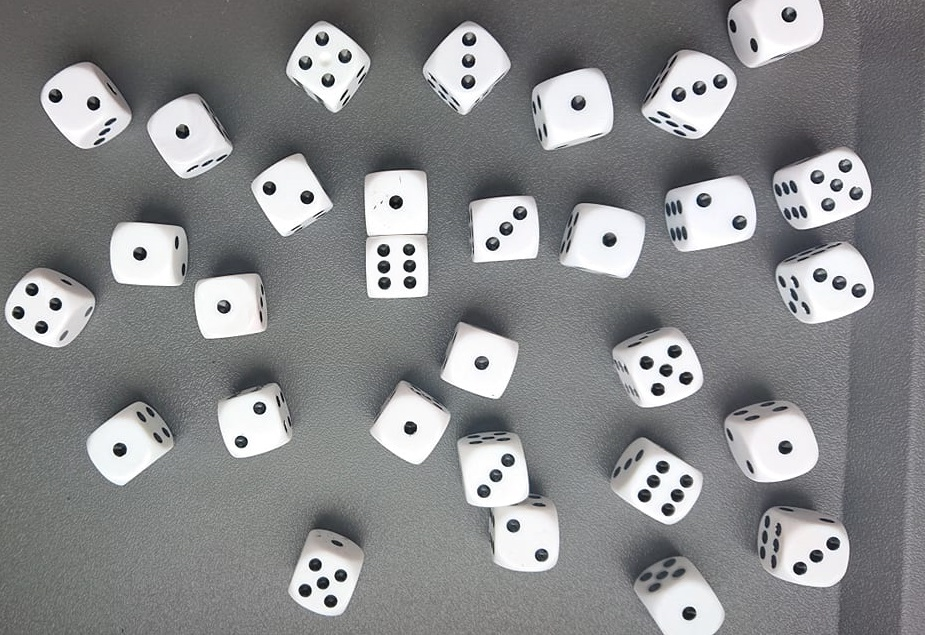
#> input picture photos/easy/10.jpg, 925 x 635 px
$ python main.py
#> lines starting #> are read from the running program, lines starting #| are printed output that depends on the picture; long printed decimals are rounded
import skimage.io
from skimage.feature import canny
from skimage.measure import regionprops
from skimage.morphology import label, dilation

import numpy as np
from math import dist
from matplotlib import pyplot as plt
import matplotlib.patches as mpatches


def check_shape(a, b, c, d, edge_tolerance):    #sprawdzanie, czy obiekt jest mniej wiecej kwadratem (w tym kołem)
    distance_ab = dist(a, b)  #gora
    distance_bc = dist(b, c)  #prawo
    distance_cd = dist(c, d)  #dol
    distance_da = dist(d, a)  #lewo
    average_distance = np.average([distance_ab, distance_bc, distance_cd, distance_da])
    if abs(distance_ab - average_distance)/average_distance < edge_tolerance:
        if abs(distance_bc - average_distance) / average_distance < edge_tolerance:
            if abs(distance_cd - average_distance) / average_distance < edge_tolerance:
                if abs(distance_da - average_distance) / average_distance < edge_tolerance:
                    return True
    return False


def check_area(area, expected_area, area_tolerance):
    if abs(area - expected_area) / expected_area < area_tolerance:
        return True
    return False


minr = 0
minc = 0
maxr = 0
maxc = 0
do_we_continue = True
minimum_size = 10
tolerance = 0.17
areas = [0]
items = []
circles = []
is_free = []
ones = []
twos = []
threes = []
fours = []
fives = []
sixes = []

filename = "photos/easy/10.jpg"
image = skimage.io.imread(filename, as_gray=True)
end_image = skimage.io.imread(filename)

edges = canny(image, sigma=3)       #sigma >=3
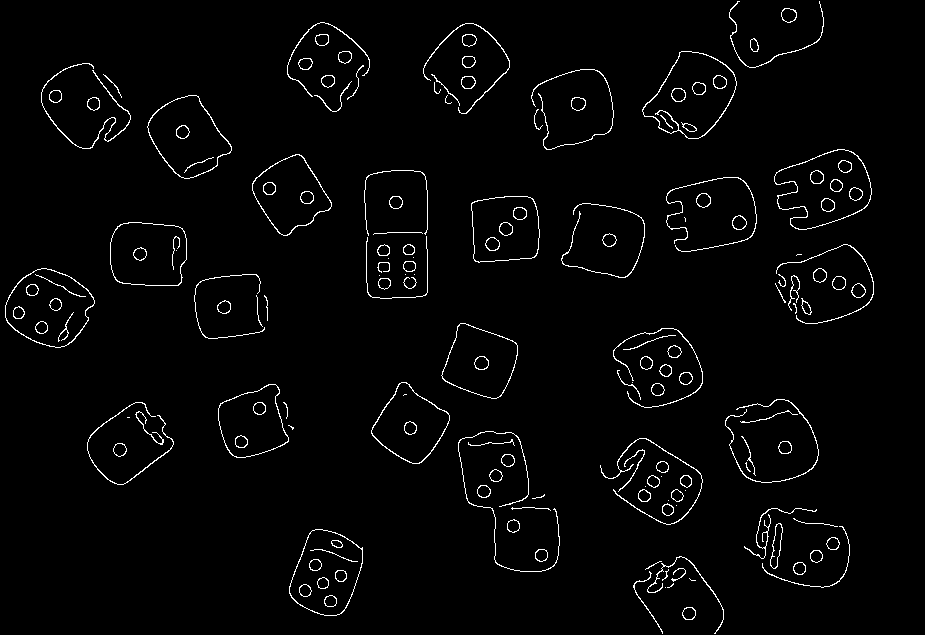
#> edges: shape (635, 925) bool; 2.4% white in thin lines or dots
edges_dilation = dilation(edges)
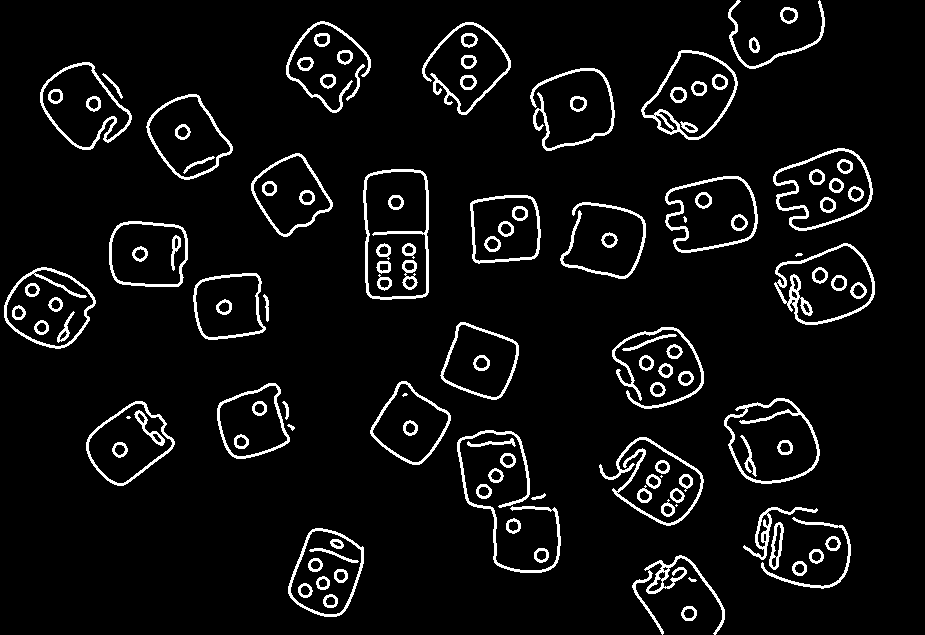
#> edges_dilation: shape (635, 925) bool; 6.1% white in thin lines or dots
fig, ax = plt.subplots()
label_image = label(edges_dilation, connectivity=1)
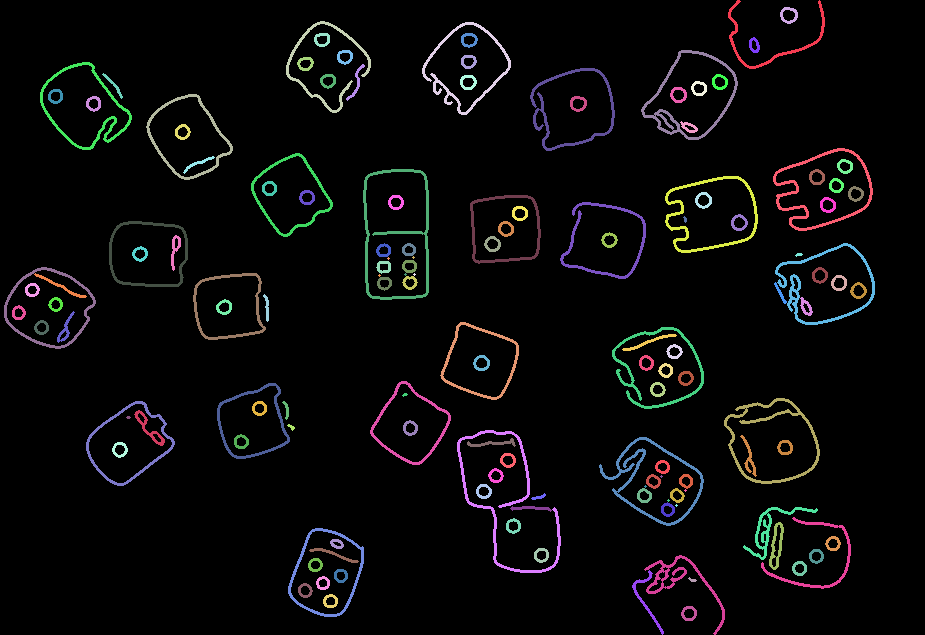
#> label_image: shape (635, 925) int32; 143 distinct labels, from 0 to 142; one colour per label, 0 black

for region in regionprops(label_image):
    minr, minc, maxr, maxc = region.bbox
    vertex_1 = [minc, minr]  # lewy-górny
    vertex_2 = [maxc, minr]  # prawy-górny
    vertex_3 = [maxc, maxr]  # prawy-dolny
    vertex_4 = [minc, maxr]  # lewy-dolny
    if region.area >= minimum_size:
        if check_shape(vertex_1, vertex_2, vertex_3, vertex_4, tolerance):
            areas.append(region.area)
            items.append(region)
#> this loop made 142 passes
#> (minr, minc, maxr, maxc, vertex_1, vertex_2, vertex_3, distance_ab in check_shape) on passes 1 to 7: (0, 728, 69, 825, [728, 0], [825, 0], [825, 69], 97), (7, 780, 24, 798, [780, 7], [798, 7], [798, 24], 18), (21, 286, 113, 371, [286, 21], [371, 21], [371, 113], 85), (22, 422, 115, 511, [422, 22], [511, 22], [511, 115], 89), (33, 314, 47, 330, [314, 33], [330, 33], [330, 47], 16), (33, 461, 48, 478, [461, 33], [478, 33], [478, 48], 17), (37, 749, 53, 760, [749, 37], [760, 37], [760, 53], 11)
            #rect = mpatches.Rectangle((minc, minr), maxc - minc, maxr - minr, fill=False, edgecolor='red', linewidth=2)
            #ax.add_patch(rect)
            #print("area: {}     centroid: {}".format(region.area, region.centroid))
areas = sorted(areas)
average_area = areas[int(len(areas)/2)-1]
print("Average area: {}".format(average_area))
#| Average area: 118.0

for item in items:
    minr, minc, maxr, maxc = item.bbox
    vertex_1 = [minc, minr]         #lewy-gorny
    vertex_2 = [maxc, minr]         #prawy-gorny
    vertex_3 = [maxc, maxr]         #prawy-dolny
    vertex_4 = [minc, maxr]         #lewy-dolny
    if item.area >= minimum_size:
        if check_area(item.area, average_area, tolerance):
            circles.append(item)
            #rect = mpatches.Rectangle((minc, minr), maxc - minc, maxr - minr, fill=False, edgecolor='red', linewidth=2)
            #ax.add_patch(rect)
            print("area: {}     centroid: {}".format(item.area, item.centroid))
#> this loop made 106 passes
#| area: 136.0     centroid: (14.662, 788.574)
#| area: 119.0     centroid: (39.118, 321.731)
#| area: 122.0     centroid: (39.516, 468.598)
#| area: 119.0     centroid: (56.487, 344.437)
#| area: 115.0     centroid: (61.148, 468.174)
#> (further printed lines are left out)


for i in range(len(circles)):
    is_free.append(True)
#> this loop made 75 passes

r = ((maxr-minr)/2 + (maxc-minc)/2)/2
print("Average r: {}".format(r))
#| Average r: 7.75
#sprawdzamy odleglosci pomiedzy poszczegolnymi oczkami
for i in range(0, len(circles)):        #5
    for j in range(0, len(circles)):
        if dist(circles[i].centroid, circles[j].centroid) < 7*r and do_we_continue and is_free[i] and is_free[j] and i != j:
            for k in range(0, len(circles)):
                if dist(circles[i].centroid, circles[k].centroid) < 7 * r and is_free[k] and k not in [i, j]:
                    for l in range(0, len(circles)):
                        if dist(circles[i].centroid, circles[l].centroid) < 7 * r and is_free[l] and l not in [i, j, k]:
                            for m in range(0, len(circles)):
                                if dist(circles[i].centroid, circles[m].centroid) < 7 * r and is_free[m] and m not in [i, j, k, l]:
                                    if abs((dist(circles[i].centroid, circles[j].centroid)) - 3.91*r)/(3.91*r) < tolerance:
                                        if abs((dist(circles[i].centroid, circles[k].centroid)) - 3.91*r)/(3.91*r) < tolerance:
                                            if abs((dist(circles[j].centroid, circles[l].centroid)) - 3.91*r)/(3.91*r) < tolerance:
                                                if abs((dist(circles[k].centroid, circles[l].centroid)) - 3.91*r)/(3.91*r) < tolerance:
                                                    if abs((dist(circles[i].centroid, circles[m].centroid)) - 2.77*r)/(2.77*r) < tolerance:
                                                        if abs((dist(circles[l].centroid, circles[m].centroid)) - 2.77 * r) / (2.77 * r) < tolerance:
                                                            is_free[i] = False
                                                            is_free[j] = False
                                                            is_free[k] = False
                                                            is_free[l] = False
                                                            is_free[m] = False
                                                            print("5    i: {}    j: {}   k: {}   l: {}   m: {}".format(i, j, k, l, m))
                                                            fives.append([circles[m].centroid])
                                                            if True not in is_free:
                                                                do_we_continue = False

tmp1 = []
tmp2 = []
for i in range(len(is_free)):
    if is_free[i]:
        tmp1.append(True)
        tmp2.append(circles[i])
is_free = list(tmp1)
circles = list(tmp2)

for i in range(0, len(circles)):        #6
    for j in range(0, len(circles)):
        if dist(circles[i].centroid, circles[j].centroid) < 7*r and do_we_continue and is_free[i] and is_free[j] and i != j:
            for k in range(0, len(circles)):
                if dist(circles[i].centroid, circles[k].centroid) < 7 * r and is_free[k] and k not in [i, j]:
                    for l in range(0, len(circles)):
                        if dist(circles[i].centroid, circles[l].centroid) < 7 * r and is_free[l] and l not in [i, j, k]:
                            for m in range(0, len(circles)):
                                if dist(circles[i].centroid, circles[m].centroid) < 7 * r and is_free[m] and m not in [i, j, k, l]:
                                    for n in range(0, len(circles)):
                                        if dist(circles[i].centroid, circles[n].centroid) < 7 * r and is_free[n] and n not in [i, j, k, l, m]:
                                            if abs((dist(circles[i].centroid, circles[j].centroid)) - 3.58*r)/(3.58*r) < tolerance:
                                                if abs((dist(circles[k].centroid, circles[l].centroid)) - 3.58*r)/(3.58*r) < tolerance:
                                                    if abs((dist(circles[m].centroid, circles[n].centroid)) - 3.58*r)/(3.58*r) < tolerance:
                                                        if abs((dist(circles[i].centroid, circles[m].centroid)) - 4.51*r)/(4.51*r) < tolerance:
                                                            if abs((dist(circles[j].centroid, circles[n].centroid)) - 4.51*r)/(4.51*r) < tolerance:
                                                                if abs((dist(circles[i].centroid, circles[n].centroid)) - 5.75 * r) / (5.75 * r) < tolerance:
                                                                    if abs((dist(circles[j].centroid, circles[m].centroid)) - 5.75 * r) / (5.75 * r) < tolerance:
                                                                        if abs((dist(circles[i].centroid, circles[k].centroid)) - 2.25 * r) / (2.25 * r) < tolerance:
                                                                            if abs((dist(circles[k].centroid, circles[m].centroid)) - 2.25 * r) / (2.25 * r) < tolerance:
                                                                                is_free[i] = False
                                                                                is_free[j] = False
                                                                                is_free[k] = False
                                                                                is_free[l] = False
                                                                                is_free[m] = False
                                                                                is_free[n] = False
                                                                                print("6    i: {}    j: {}   k: {}   l: {}   m: {}   n: {}".format(i, j, k, l, m, n))
                                                                                sixes.append([circles[k].centroid, circles[l].centroid])
                                                                                if True not in is_free:
                                                                                    do_we_continue = False
#> this loop made 60 passes
#| 6    i: 24    j: 25   k: 28   l: 27   m: 32   n: 31
#| 6    i: 46    j: 49   k: 48   l: 52   m: 51   n: 53

tmp1 = []
tmp2 = []
for i in range(len(is_free)):
    if is_free[i]:
        tmp1.append(True)
        tmp2.append(circles[i])
is_free = list(tmp1)
circles = list(tmp2)

for i in range(0, len(circles)):        #4
    for j in range(0, len(circles)):
        if dist(circles[i].centroid, circles[j].centroid) < 7*r and do_we_continue and is_free[i] and is_free[j] and i != j:
            for k in range(0, len(circles)):
                if dist(circles[i].centroid, circles[k].centroid) < 7 * r and is_free[k] and k not in [i, j]:
                    for l in range(0, len(circles)):
                        if dist(circles[i].centroid, circles[l].centroid) < 7 * r and is_free[l] and l not in [i, j, k]:
                            if abs((dist(circles[i].centroid, circles[j].centroid)) - 3.91*r)/(3.91*r) < tolerance:
                                if abs((dist(circles[i].centroid, circles[k].centroid)) - 3.91*r)/(3.91*r) < tolerance:
                                    if abs((dist(circles[j].centroid, circles[l].centroid)) - 3.91*r)/(3.91*r) < tolerance:
                                        if abs((dist(circles[k].centroid, circles[l].centroid)) - 3.91*r)/(3.91*r) < tolerance:
                                            if abs((dist(circles[i].centroid, circles[l].centroid)) - 5.54*r)/(5.54*r) < tolerance:
                                                if abs((dist(circles[j].centroid, circles[k].centroid)) - 5.54 * r) / (5.54 * r) < tolerance:
                                                    is_free[i] = False
                                                    is_free[j] = False
                                                    is_free[k] = False
                                                    is_free[l] = False
                                                    print("4    i: {}    j: {}   k: {}   l: {}".format(i, j, k, l))
                                                    fours.append([circles[i].centroid, circles[j].centroid, circles[k].centroid, circles[l].centroid])
                                                    if True not in is_free:
                                                        do_we_continue = False
#> this loop made 48 passes
#| 4    i: 1    j: 3   k: 5   l: 6
#| 4    i: 28    j: 29   k: 31   l: 32


for i in range(0, len(circles)):        #3
    for j in range(0, len(circles)):
        if dist(circles[i].centroid, circles[j].centroid) < 7*r and do_we_continue and is_free[i] and is_free[j] and i != j:
            for k in range(0, len(circles)):
                if dist(circles[i].centroid, circles[k].centroid) < 7 * r and is_free[k] and k not in [i, j]:
                    if abs((dist(circles[i].centroid, circles[j].centroid)) - 2.77*r)/(2.77*r) < tolerance:
                        if abs((dist(circles[j].centroid, circles[k].centroid)) - 2.77*r)/(2.77*r) < tolerance:
                            if abs((dist(circles[i].centroid, circles[k].centroid)) - 5.54*r)/(5.54*r) < tolerance:
                                is_free[i] = False
                                is_free[j] = False
                                is_free[k] = False
                                print("3    i: {}    j: {}   k: {}".format(i, j, k))
                                threes.append([circles[j].centroid])
                                if True not in is_free:
                                    do_we_continue = False


for i in range(0, len(circles)):        #2
    for j in range(0, len(circles)):
        if do_we_continue and is_free[i] and is_free[j]:
            if i != j:
                if is_free[i] and is_free[j]:
                    if abs((dist(circles[i].centroid, circles[j].centroid)) - 5.54*r)/(5.54*r) < tolerance:
                        is_free[i] = False
                        is_free[j] = False
                        print("2    i: {}    j: {}".format(i, j))
                        twos.append([circles[i].centroid, circles[j].centroid])
                        if True not in is_free:
                            do_we_continue = False


for i in range(0, len(circles)):        #1
    if is_free[i]:
        is_free[i] = False
        print("1    i: {}".format(i))
        ones.append([circles[i].centroid])
        if True not in is_free:
            do_we_continue = False

#rysowania kwadratów i cyfr wzgledem srodka kostki
for elem in ones:
    average_x = elem[0][0]
    average_y = elem[0][1]
    rect = mpatches.Rectangle((average_y - 4*r, average_x - 4*r), 8*r, 8*r, fill=False, edgecolor='red', linewidth=2)
    ax.add_patch(rect)
    plt.text(average_y, average_x, "1", size=1.5*r, color="red", ha="center", va="center")
#> this loop made 12 passes
#> elem on passes 1 to 8: [(14.66, 788.6)], [(103.1, 577.8)], [(131.6, 182.2)], [(201.9, 395.5)], [(239.7, 609)], [(253.5, 139.7)], [(306.8, 223.8)], [(362.7, 481.1)]

for elem in twos:
    average_x = (elem[0][0] + elem[1][0])/2
    average_y = (elem[0][1] + elem[1][1])/2
    rect = mpatches.Rectangle((average_y - 4*r, average_x - 4*r), 8*r, 8*r, fill=False, edgecolor='red', linewidth=2)
    ax.add_patch(rect)
    plt.text(average_y, average_x, "2", size=1.5*r, color="red", ha="center", va="center")
#> this loop made 5 passes
#> elem on passes 1 to 5: [(95.9, 55.14), (103.2, 93.31)], [(188.1, 269), (197.1, 306.6)], [(199.9, 703.1), (222.3, 738.6)], [(408, 259.1), (441.4, 240.8)], [(525.6, 513), (554.8, 541)]

for elem in threes:
    average_x = elem[0][0]
    average_y = elem[0][1]
    rect = mpatches.Rectangle((average_y - 4*r, average_x - 4*r), 8*r, 8*r, fill=False, edgecolor='red', linewidth=2)
    ax.add_patch(rect)
    plt.text(average_y, average_x, "3", size=1.5*r, color="red", ha="center", va="center")
#> this loop made 6 passes
#> elem on passes 1 to 6: [(61.15, 468.2)], [(88.02, 698.7)], [(228.5, 505.5)], [(282.6, 838.7)], [(475.3, 495.4)], [(555.8, 815.9)]

for elem in fours:
    average_x = (elem[0][0] + elem[1][0] + elem[2][0] + elem[3][0])/4
    average_y = (elem[0][1] + elem[1][1] + elem[2][1] + elem[3][1])/4
    rect = mpatches.Rectangle((average_y - 4*r, average_x - 4*r), 8*r, 8*r, fill=False, edgecolor='red', linewidth=2)
    ax.add_patch(rect)
    plt.text(average_y, average_x, "4", size=1.5*r, color="red", ha="center", va="center")
#> this loop made 2 passes

for elem in fives:
    average_x = elem[0][0]
    average_y = elem[0][1]
    rect = mpatches.Rectangle((average_y - 4*r, average_x - 4*r), 8*r, 8*r, fill=False, edgecolor='red', linewidth=2)
    ax.add_patch(rect)
    plt.text(average_y, average_x, "5", size=1.5*r, color="red", ha="center", va="center")
#> this loop made 3 passes
#> elem on passes 1 to 3: [(185.1, 835.9)], [(370.1, 665.4)], [(582.8, 322.6)]

for elem in sixes:
    average_x = (elem[0][0] + elem[1][0])/2
    average_y = (elem[0][1] + elem[1][1])/2
    rect = mpatches.Rectangle((average_y - 4*r, average_x - 4*r), 8*r, 8*r, fill=False, edgecolor='red', linewidth=2)
    ax.add_patch(rect)
    plt.text(average_y, average_x, "6", size=1.5*r, color="red", ha="center", va="center")
#> this loop made 2 passes
#> elem on passes 1 to 2: [(266.5, 383.4), (265.9, 409.1)], [(481, 653), (495.2, 676.7)]

plt.imshow(image, cmap=plt.cm.gray)
#plt.savefig("final_image2.jpg")
plt.show()
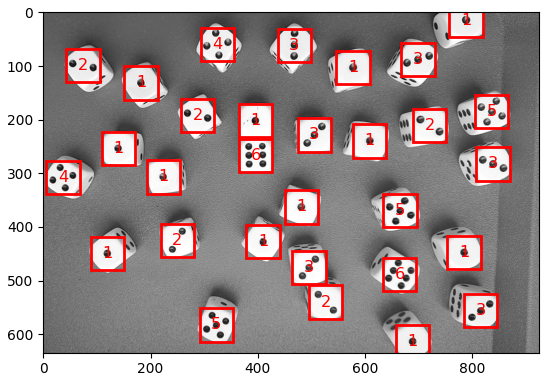
#> figure drawn by matplotlib, 1 panel
